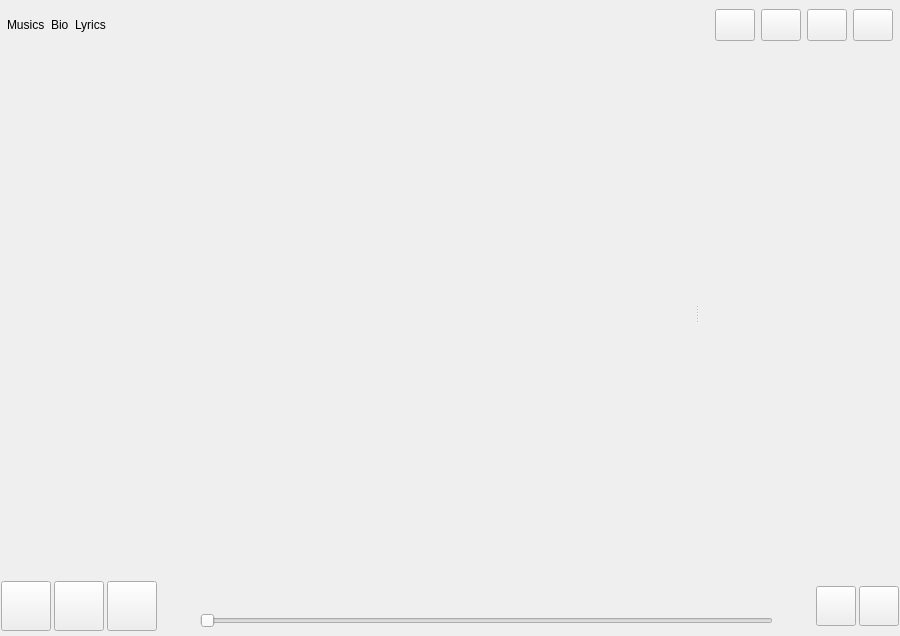
<?xml version="1.0" encoding="UTF-8"?>
<ui version="4.0">
 <class>MainWindow</class>
 <widget class="QMainWindow" name="MainWindow">
  <property name="geometry">
   <rect>
    <x>0</x>
    <y>0</y>
    <width>900</width>
    <height>636</height>
   </rect>
  </property>
  <property name="windowTitle">
   <string>XYZPlayer</string>
  </property>
  <widget class="QWidget" name="centralWidget">
   <property name="sizePolicy">
    <sizepolicy hsizetype="Preferred" vsizetype="Fixed">
     <horstretch>0</horstretch>
     <verstretch>0</verstretch>
    </sizepolicy>
   </property>
   <layout class="QVBoxLayout" name="verticalLayout_2">
    <property name="spacing">
     <number>0</number>
    </property>
    <property name="leftMargin">
     <number>0</number>
    </property>
    <property name="topMargin">
     <number>0</number>
    </property>
    <property name="rightMargin">
     <number>0</number>
    </property>
    <property name="bottomMargin">
     <number>0</number>
    </property>
    <item>
     <layout class="QVBoxLayout" name="verticalLayout" stretch="0,0,0">
      <property name="spacing">
       <number>0</number>
      </property>
      <property name="leftMargin">
       <number>1</number>
      </property>
      <property name="topMargin">
       <number>0</number>
      </property>
      <property name="rightMargin">
       <number>1</number>
      </property>
      <item>
       <widget class="QWidget" name="titleBar" native="true">
        <property name="sizePolicy">
         <sizepolicy hsizetype="Expanding" vsizetype="Fixed">
          <horstretch>0</horstretch>
          <verstretch>0</verstretch>
         </sizepolicy>
        </property>
        <property name="minimumSize">
         <size>
          <width>300</width>
          <height>50</height>
         </size>
        </property>
        <layout class="QHBoxLayout" name="horizontalLayout_2">
         <property name="leftMargin">
          <number>0</number>
         </property>
         <property name="topMargin">
          <number>0</number>
         </property>
         <property name="rightMargin">
          <number>0</number>
         </property>
         <property name="bottomMargin">
          <number>0</number>
         </property>
         <item>
          <layout class="QHBoxLayout" name="horizontalLayout">
           <property name="spacing">
            <number>6</number>
           </property>
           <property name="leftMargin">
            <number>6</number>
           </property>
           <property name="rightMargin">
            <number>6</number>
           </property>
           <item>
            <widget class="QLabel" name="musicsLabel">
             <property name="sizePolicy">
              <sizepolicy hsizetype="Fixed" vsizetype="Fixed">
               <horstretch>0</horstretch>
               <verstretch>0</verstretch>
              </sizepolicy>
             </property>
             <property name="cursor">
              <cursorShape>PointingHandCursor</cursorShape>
             </property>
             <property name="text">
              <string>Musics</string>
             </property>
             <property name="textInteractionFlags">
              <set>Qt::NoTextInteraction</set>
             </property>
            </widget>
           </item>
           <item>
            <widget class="QLabel" name="bioLabel">
             <property name="sizePolicy">
              <sizepolicy hsizetype="Fixed" vsizetype="Fixed">
               <horstretch>0</horstretch>
               <verstretch>0</verstretch>
              </sizepolicy>
             </property>
             <property name="cursor">
              <cursorShape>PointingHandCursor</cursorShape>
             </property>
             <property name="text">
              <string>Bio</string>
             </property>
            </widget>
           </item>
           <item>
            <widget class="QLabel" name="lyricsLabel">
             <property name="sizePolicy">
              <sizepolicy hsizetype="Fixed" vsizetype="Fixed">
               <horstretch>0</horstretch>
               <verstretch>0</verstretch>
              </sizepolicy>
             </property>
             <property name="cursor">
              <cursorShape>PointingHandCursor</cursorShape>
             </property>
             <property name="text">
              <string>Lyrics</string>
             </property>
            </widget>
           </item>
           <item>
            <spacer name="horizontalSpacer_4">
             <property name="orientation">
              <enum>Qt::Horizontal</enum>
             </property>
             <property name="sizeHint" stdset="0">
              <size>
               <width>40</width>
               <height>20</height>
              </size>
             </property>
            </spacer>
           </item>
           <item>
            <widget class="QLabel" name="logoLabel">
             <property name="sizePolicy">
              <sizepolicy hsizetype="Fixed" vsizetype="Fixed">
               <horstretch>0</horstretch>
               <verstretch>0</verstretch>
              </sizepolicy>
             </property>
             <property name="minimumSize">
              <size>
               <width>32</width>
               <height>32</height>
              </size>
             </property>
             <property name="text">
              <string/>
             </property>
            </widget>
           </item>
           <item>
            <spacer name="horizontalSpacer">
             <property name="orientation">
              <enum>Qt::Horizontal</enum>
             </property>
             <property name="sizeType">
              <enum>QSizePolicy::Expanding</enum>
             </property>
             <property name="sizeHint" stdset="0">
              <size>
               <width>40</width>
               <height>20</height>
              </size>
             </property>
            </spacer>
           </item>
           <item>
            <widget class="QPushButton" name="settingButton">
             <property name="sizePolicy">
              <sizepolicy hsizetype="Fixed" vsizetype="Fixed">
               <horstretch>0</horstretch>
               <verstretch>0</verstretch>
              </sizepolicy>
             </property>
             <property name="minimumSize">
              <size>
               <width>32</width>
               <height>32</height>
              </size>
             </property>
             <property name="cursor">
              <cursorShape>PointingHandCursor</cursorShape>
             </property>
             <property name="text">
              <string/>
             </property>
            </widget>
           </item>
           <item>
            <widget class="QPushButton" name="minButton">
             <property name="sizePolicy">
              <sizepolicy hsizetype="Fixed" vsizetype="Fixed">
               <horstretch>0</horstretch>
               <verstretch>0</verstretch>
              </sizepolicy>
             </property>
             <property name="minimumSize">
              <size>
               <width>32</width>
               <height>32</height>
              </size>
             </property>
             <property name="text">
              <string/>
             </property>
            </widget>
           </item>
           <item>
            <widget class="QPushButton" name="maxButton">
             <property name="sizePolicy">
              <sizepolicy hsizetype="Fixed" vsizetype="Fixed">
               <horstretch>0</horstretch>
               <verstretch>0</verstretch>
              </sizepolicy>
             </property>
             <property name="minimumSize">
              <size>
               <width>32</width>
               <height>32</height>
              </size>
             </property>
             <property name="text">
              <string/>
             </property>
            </widget>
           </item>
           <item>
            <widget class="QPushButton" name="closeButton">
             <property name="sizePolicy">
              <sizepolicy hsizetype="Fixed" vsizetype="Fixed">
               <horstretch>0</horstretch>
               <verstretch>0</verstretch>
              </sizepolicy>
             </property>
             <property name="minimumSize">
              <size>
               <width>32</width>
               <height>32</height>
              </size>
             </property>
             <property name="text">
              <string/>
             </property>
            </widget>
           </item>
          </layout>
         </item>
        </layout>
       </widget>
      </item>
      <item>
       <widget class="QSplitter" name="center">
        <property name="sizePolicy">
         <sizepolicy hsizetype="Preferred" vsizetype="Preferred">
          <horstretch>0</horstretch>
          <verstretch>0</verstretch>
         </sizepolicy>
        </property>
        <property name="minimumSize">
         <size>
          <width>599</width>
          <height>500</height>
         </size>
        </property>
        <property name="orientation">
         <enum>Qt::Horizontal</enum>
        </property>
        <property name="opaqueResize">
         <bool>false</bool>
        </property>
        <property name="childrenCollapsible">
         <bool>true</bool>
        </property>
        <widget class="PlaylistWidget" name="playlistWidget" native="true">
         <property name="sizePolicy">
          <sizepolicy hsizetype="Expanding" vsizetype="Expanding">
           <horstretch>0</horstretch>
           <verstretch>0</verstretch>
          </sizepolicy>
         </property>
         <property name="minimumSize">
          <size>
           <width>200</width>
           <height>500</height>
          </size>
         </property>
        </widget>
        <widget class="QStackedWidget" name="contentWidget">
         <property name="sizePolicy">
          <sizepolicy hsizetype="Expanding" vsizetype="Expanding">
           <horstretch>0</horstretch>
           <verstretch>0</verstretch>
          </sizepolicy>
         </property>
         <property name="minimumSize">
          <size>
           <width>200</width>
           <height>500</height>
          </size>
         </property>
         <property name="currentIndex">
          <number>0</number>
         </property>
         <widget class="LocalMusicWidget" name="musicsPage">
          <property name="sizePolicy">
           <sizepolicy hsizetype="Expanding" vsizetype="Expanding">
            <horstretch>0</horstretch>
            <verstretch>0</verstretch>
           </sizepolicy>
          </property>
         </widget>
         <widget class="BioWidget" name="bioPage">
          <property name="sizePolicy">
           <sizepolicy hsizetype="Ignored" vsizetype="Ignored">
            <horstretch>0</horstretch>
            <verstretch>0</verstretch>
           </sizepolicy>
          </property>
         </widget>
         <widget class="LyricsWidget" name="lyricsPage">
          <property name="sizePolicy">
           <sizepolicy hsizetype="Expanding" vsizetype="Expanding">
            <horstretch>0</horstretch>
            <verstretch>0</verstretch>
           </sizepolicy>
          </property>
         </widget>
        </widget>
       </widget>
      </item>
      <item>
       <widget class="QWidget" name="footerWidget" native="true">
        <property name="sizePolicy">
         <sizepolicy hsizetype="Expanding" vsizetype="Fixed">
          <horstretch>0</horstretch>
          <verstretch>0</verstretch>
         </sizepolicy>
        </property>
        <property name="minimumSize">
         <size>
          <width>300</width>
          <height>60</height>
         </size>
        </property>
        <layout class="QHBoxLayout" name="horizontalLayout_4">
         <property name="spacing">
          <number>0</number>
         </property>
         <property name="leftMargin">
          <number>0</number>
         </property>
         <property name="topMargin">
          <number>0</number>
         </property>
         <property name="rightMargin">
          <number>0</number>
         </property>
         <property name="bottomMargin">
          <number>0</number>
         </property>
         <item>
          <layout class="QHBoxLayout" name="horizontalLayout_3">
           <property name="spacing">
            <number>3</number>
           </property>
           <property name="sizeConstraint">
            <enum>QLayout::SetDefaultConstraint</enum>
           </property>
           <property name="topMargin">
            <number>2</number>
           </property>
           <property name="bottomMargin">
            <number>2</number>
           </property>
           <item alignment="Qt::AlignHCenter|Qt::AlignVCenter">
            <widget class="QPushButton" name="prevButton">
             <property name="sizePolicy">
              <sizepolicy hsizetype="Fixed" vsizetype="Fixed">
               <horstretch>0</horstretch>
               <verstretch>0</verstretch>
              </sizepolicy>
             </property>
             <property name="minimumSize">
              <size>
               <width>50</width>
               <height>50</height>
              </size>
             </property>
             <property name="cursor">
              <cursorShape>PointingHandCursor</cursorShape>
             </property>
             <property name="toolTip">
              <string>Previous</string>
             </property>
             <property name="toolTipDuration">
              <number>-1</number>
             </property>
             <property name="text">
              <string/>
             </property>
            </widget>
           </item>
           <item alignment="Qt::AlignHCenter|Qt::AlignVCenter">
            <widget class="QPushButton" name="playButton">
             <property name="sizePolicy">
              <sizepolicy hsizetype="Fixed" vsizetype="Fixed">
               <horstretch>0</horstretch>
               <verstretch>0</verstretch>
              </sizepolicy>
             </property>
             <property name="minimumSize">
              <size>
               <width>50</width>
               <height>50</height>
              </size>
             </property>
             <property name="cursor">
              <cursorShape>PointingHandCursor</cursorShape>
             </property>
             <property name="toolTip">
              <string>Play/Pause</string>
             </property>
             <property name="text">
              <string/>
             </property>
            </widget>
           </item>
           <item alignment="Qt::AlignHCenter|Qt::AlignVCenter">
            <widget class="QPushButton" name="nextButton">
             <property name="sizePolicy">
              <sizepolicy hsizetype="Fixed" vsizetype="Fixed">
               <horstretch>0</horstretch>
               <verstretch>0</verstretch>
              </sizepolicy>
             </property>
             <property name="minimumSize">
              <size>
               <width>50</width>
               <height>50</height>
              </size>
             </property>
             <property name="cursor">
              <cursorShape>PointingHandCursor</cursorShape>
             </property>
             <property name="toolTip">
              <string>Next</string>
             </property>
             <property name="text">
              <string/>
             </property>
            </widget>
           </item>
           <item>
            <spacer name="horizontalSpacer_2">
             <property name="orientation">
              <enum>Qt::Horizontal</enum>
             </property>
             <property name="sizeType">
              <enum>QSizePolicy::Preferred</enum>
             </property>
             <property name="sizeHint" stdset="0">
              <size>
               <width>40</width>
               <height>20</height>
              </size>
             </property>
            </spacer>
           </item>
           <item alignment="Qt::AlignVCenter">
            <widget class="QWidget" name="widget" native="true">
             <property name="sizePolicy">
              <sizepolicy hsizetype="Expanding" vsizetype="Fixed">
               <horstretch>0</horstretch>
               <verstretch>0</verstretch>
              </sizepolicy>
             </property>
             <property name="minimumSize">
              <size>
               <width>0</width>
               <height>50</height>
              </size>
             </property>
             <layout class="QVBoxLayout" name="verticalLayout_4">
              <property name="leftMargin">
               <number>0</number>
              </property>
              <property name="topMargin">
               <number>0</number>
              </property>
              <property name="rightMargin">
               <number>0</number>
              </property>
              <property name="bottomMargin">
               <number>0</number>
              </property>
              <item>
               <layout class="QVBoxLayout" name="verticalLayout_3">
                <property name="spacing">
                 <number>1</number>
                </property>
                <item>
                 <widget class="QLabel" name="titleLabel">
                  <property name="enabled">
                   <bool>true</bool>
                  </property>
                  <property name="sizePolicy">
                   <sizepolicy hsizetype="Expanding" vsizetype="Fixed">
                    <horstretch>0</horstretch>
                    <verstretch>0</verstretch>
                   </sizepolicy>
                  </property>
                  <property name="minimumSize">
                   <size>
                    <width>0</width>
                    <height>0</height>
                   </size>
                  </property>
                  <property name="maximumSize">
                   <size>
                    <width>16777214</width>
                    <height>16777215</height>
                   </size>
                  </property>
                  <property name="baseSize">
                   <size>
                    <width>0</width>
                    <height>0</height>
                   </size>
                  </property>
                  <property name="font">
                   <font>
                    <strikeout>false</strikeout>
                   </font>
                  </property>
                  <property name="text">
                   <string/>
                  </property>
                  <property name="textInteractionFlags">
                   <set>Qt::TextSelectableByKeyboard|Qt::TextSelectableByMouse</set>
                  </property>
                 </widget>
                </item>
                <item>
                 <widget class="QLabel" name="artistLabel">
                  <property name="sizePolicy">
                   <sizepolicy hsizetype="Expanding" vsizetype="Fixed">
                    <horstretch>0</horstretch>
                    <verstretch>0</verstretch>
                   </sizepolicy>
                  </property>
                  <property name="minimumSize">
                   <size>
                    <width>0</width>
                    <height>0</height>
                   </size>
                  </property>
                  <property name="autoFillBackground">
                   <bool>false</bool>
                  </property>
                  <property name="text">
                   <string/>
                  </property>
                  <property name="textInteractionFlags">
                   <set>Qt::TextSelectableByKeyboard|Qt::TextSelectableByMouse</set>
                  </property>
                 </widget>
                </item>
                <item alignment="Qt::AlignVCenter">
                 <widget class="QSlider" name="posSlider">
                  <property name="sizePolicy">
                   <sizepolicy hsizetype="Expanding" vsizetype="Fixed">
                    <horstretch>0</horstretch>
                    <verstretch>0</verstretch>
                   </sizepolicy>
                  </property>
                  <property name="minimumSize">
                   <size>
                    <width>0</width>
                    <height>25</height>
                   </size>
                  </property>
                  <property name="orientation">
                   <enum>Qt::Horizontal</enum>
                  </property>
                 </widget>
                </item>
               </layout>
              </item>
             </layout>
            </widget>
           </item>
           <item>
            <spacer name="horizontalSpacer_3">
             <property name="orientation">
              <enum>Qt::Horizontal</enum>
             </property>
             <property name="sizeType">
              <enum>QSizePolicy::Preferred</enum>
             </property>
             <property name="sizeHint" stdset="0">
              <size>
               <width>40</width>
               <height>20</height>
              </size>
             </property>
            </spacer>
           </item>
           <item alignment="Qt::AlignHCenter|Qt::AlignVCenter">
            <widget class="QPushButton" name="volumeButton">
             <property name="sizePolicy">
              <sizepolicy hsizetype="Fixed" vsizetype="Fixed">
               <horstretch>0</horstretch>
               <verstretch>0</verstretch>
              </sizepolicy>
             </property>
             <property name="minimumSize">
              <size>
               <width>40</width>
               <height>40</height>
              </size>
             </property>
             <property name="cursor">
              <cursorShape>PointingHandCursor</cursorShape>
             </property>
             <property name="toolTip">
              <string>Volume</string>
             </property>
             <property name="text">
              <string/>
             </property>
            </widget>
           </item>
           <item alignment="Qt::AlignHCenter|Qt::AlignVCenter">
            <widget class="QPushButton" name="playbackModeButton">
             <property name="sizePolicy">
              <sizepolicy hsizetype="Fixed" vsizetype="Fixed">
               <horstretch>0</horstretch>
               <verstretch>0</verstretch>
              </sizepolicy>
             </property>
             <property name="minimumSize">
              <size>
               <width>40</width>
               <height>40</height>
              </size>
             </property>
             <property name="cursor">
              <cursorShape>PointingHandCursor</cursorShape>
             </property>
             <property name="text">
              <string/>
             </property>
            </widget>
           </item>
          </layout>
         </item>
        </layout>
       </widget>
      </item>
     </layout>
    </item>
   </layout>
  </widget>
 </widget>
 <layoutdefault spacing="6" margin="11"/>
 <customwidgets>
  <customwidget>
   <class>PlaylistWidget</class>
   <extends>QWidget</extends>
   <header>XYZPlayer/PlaylistWidget.h</header>
   <container>1</container>
  </customwidget>
  <customwidget>
   <class>BioWidget</class>
   <extends>QWidget</extends>
   <header>XYZPlayer/BioWidget.h</header>
   <container>1</container>
  </customwidget>
  <customwidget>
   <class>LyricsWidget</class>
   <extends>QWidget</extends>
   <header>XYZPlayer/LyricsWidget.h</header>
   <container>1</container>
  </customwidget>
  <customwidget>
   <class>LocalMusicWidget</class>
   <extends>QWidget</extends>
   <header>XYZPlayer/LocalMusicWidget.h</header>
   <container>1</container>
  </customwidget>
 </customwidgets>
 <resources/>
 <connections/>
</ui>
